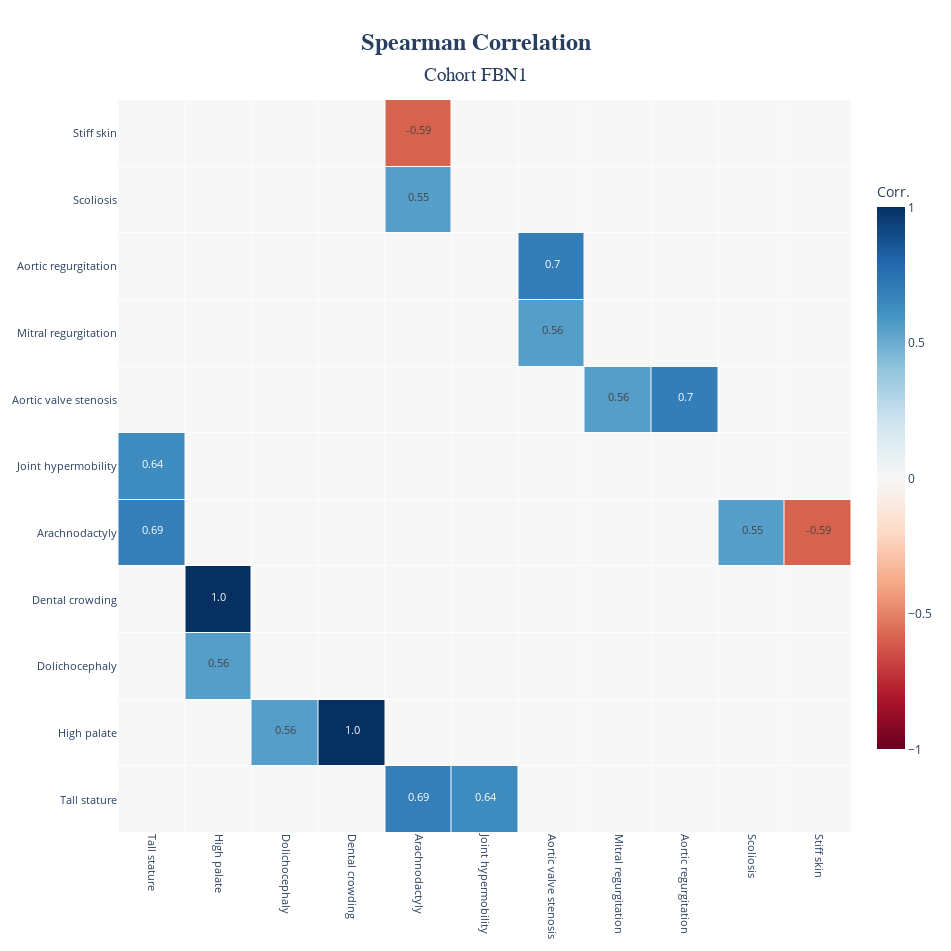

Notebook source saved alongside this figure:
### Markdown cell above
##### **Analysusing Data and Ploting the Heatmap**

### Code cell
correlation_type = "spearman"  # Can be "kendall"or "phi"
analyzer = HPOStatisticsAnalyzer(
    hpo_data = hpo_matrix,
    min_individuals_for_correlation_test=30)

analyzer.compute_correlation_matrix(
    stats_name=correlation_type,
    n_jobs=32,
    output_file='hpo_correlation_matrix_fbn1.xlsx',)

analyzer.plot_correlation_heatmap_with_significance( 
    correlation_type,
    lower_bound=-0.55,
    upper_bound=0.55,
    title_name=f"Cohort {cohort_name}",
    output_file='heatmap_fbn1.html')

### Figure 1 — Plotly figure (JSON) as saved in the notebook; plotly's stock layout.template omitted (floating-point values rounded to 4 significant figures)
{"data": [{"colorbar": {"len": 0.8, "thickness": 28, "title": {"text": "Corr."}}, "colorscale": [[0, "rgb(103,0,31)"], [0.1, "rgb(178,24,43)"], [0.2, "rgb(214,96,77)"], [0.3, "rgb(244,165,130)"], [0.4, "rgb(253,219,199)"], [0.5, "rgb(247,247,247)"], [0.6, "rgb(209,229,240)"], [0.7, "rgb(146,197,222)"], [0.8, "rgb(67,147,195)"], [0.9, "rgb(33,102,172)"], [1, "rgb(5,48,97)"]], "hoverinfo": "text", "hovertext": [["", "", "", "", "<b>X</b>: Arachnodactyly<br><b>Y</b>: Tall stature<br><b>Corr</b>: 0.69<br><b>p-val</b>: 0.000000", "<b>X</b>: Joint hypermobility<br><b>Y</b>: Tall stature<br><b>Corr</b>: 0.64<br><b>p-val</b>: 0.000000", "", "", "", "", ""], ["", "", "<b>X</b>: Dolichocephaly<br><b>Y</b>: High palate<br><b>Corr</b>: 0.56<br><b>p-val</b>: 0.000059", "<b>X</b>: Dental crowding<br><b>Y</b>: High palate<br><b>Corr</b>: 1.00<br><b>p-val</b>: 0.000000", "", "", "", "", "", "", ""], ["", "<b>X</b>: High palate<br><b>Y</b>: Dolichocephaly<br><b>Corr</b>: 0.56<br><b>p-val</b>: 0.000059", "", "", "", "", "", "", "", "", ""], ["", "<b>X</b>: High palate<br><b>Y</b>: Dental crowding<br><b>Corr</b>: 1.00<br><b>p-val</b>: 0.000000", "", "", "", "", "", "", "", "", ""], ["<b>X</b>: Tall stature<br><b>Y</b>: Arachnodactyly<br><b>Corr</b>: 0.69<br><b>p-val</b>: 0.000000", "", "", "", "", "", "", "", "", "<b>X</b>: Scoliosis<br><b>Y</b>: Arachnodactyly<br><b>Corr</b>: 0.55<br><b>p-val</b>: 0.000000", "<b>X</b>: Stiff skin<br><b>Y</b>: Arachnodactyly<br><b>Corr</b>: -0.59<br><b>p-val</b>: 0.000001"], ["<b>X</b>: Tall stature<br><b>Y</b>: Joint hypermobility<br><b>Corr</b>: 0.64<br><b>p-val</b>: 0.000000", "", "", "", "", "", "", "", "", "", ""], ["", "", "", "", "", "", "", "<b>X</b>: Mitral regurgitation<br><b>Y</b>: Aortic valve stenosis<br><b>Corr</b>: 0.56<br><b>p-val</b>: 0.001113", "<b>X</b>: Aortic regurgitation<br><b>Y</b>: Aortic valve stenosis<br><b>Corr</b>: 0.70<br><b>p-val</b>: 0.000014", "", ""], ["", "", "", "", "", "", "<b>X</b>: Aortic valve stenosis<br><b>Y</b>: Mitral regurgitation<br><b>Corr</b>: 0.56<br><b>p-val</b>: 0.001113", "", "", "", ""], ["", "", "", "", "", "", "<b>X</b>: Aortic valve stenosis<br><b>Y</b>: Aortic regurgitation<br><b>Corr</b>: 0.70<br><b>p-val</b>: 0.000014", "", "", "", ""], ["", "", "", "", "<b>X</b>: Arachnodactyly<br><b>Y</b>: Scoliosis<br><b>Corr</b>: 0.55<br><b>p-val</b>: 0.000000", "", "", "", "", "", ""], ["", "", "", "", "<b>X</b>: Arachnodactyly<br><b>Y</b>: Stiff skin<br><b>Corr</b>: -0.59<br><b>p-val</b>: 0.000001", "", "", "", "", "", ""]], "text": [["", "", "", "", "0.69", "0.64", "", "", "", "", ""], ["", "", "0.56", "1.0", "", "", "", "", "", "", ""], ["", "0.56", "", "", "", "", "", "", "", "", ""], ["", "1.0", "", "", "", "", "", "", "", "", ""], ["0.69", "", "", "", "", "", "", "", "", "0.55", "-0.59"], ["0.64", "", "", "", "", "", "", "", "", "", ""], ["", "", "", "", "", "", "", "0.56", "0.7", "", ""], ["", "", "", "", "", "", "0.56", "", "", "", ""], ["", "", "", "", "", "", "0.7", "", "", "", ""], ["", "", "", "", "0.55", "", "", "", "", "", ""], ["", "", "", "", "-0.59", "", "", "", "", "", ""]], "texttemplate": "<span style='font-size:11px'>%{text}</span>", "type": "heatmap", "x": ["Tall stature", "High palate", "Dolichocephaly", "Dental crowding", "Arachnodactyly", "Joint hypermobility", "Aortic valve stenosis", "Mitral regurgitation", "Aortic regurgitation", "Scoliosis", "Stiff skin"], "xgap": 1, "y": ["Tall stature", "High palate", "Dolichocephaly", "Dental crowding", "Arachnodactyly", "Joint hypermobility", "Aortic valve stenosis", "Mitral regurgitation", "Aortic regurgitation", "Scoliosis", "Stiff skin"], "ygap": 1, "z": [[0, 0, 0, 0, 0.6895, 0.6351, 0, 0, 0, 0, 0], [0, 0, 0.5564, 1, 0, 0, 0, 0, 0, 0, 0], [0, 0.5564, 0, 0, 0, 0, 0, 0, 0, 0, 0], [0, 1, 0, 0, 0, 0, 0, 0, 0, 0, 0], [0.6895, 0, 0, 0, 0, 0, 0, 0, 0, 0.5516, -0.5948], [0.6351, 0, 0, 0, 0, 0, 0, 0, 0, 0, 0], [0, 0, 0, 0, 0, 0, 0, 0.5578, 0.6952, 0, 0], [0, 0, 0, 0, 0, 0, 0.5578, 0, 0, 0, 0], [0, 0, 0, 0, 0, 0, 0.6952, 0, 0, 0, 0], [0, 0, 0, 0, 0.5516, 0, 0, 0, 0, 0, 0], [0, 0, 0, 0, -0.5948, 0, 0, 0, 0, 0, 0]], "zmax": 1, "zmid": 0, "zmin": -1}], "layout": {"height": 951, "plot_bgcolor": "rgba(240,240,240,0.1)", "title": {"font": {"family": "Arial", "size": 24}, "text": "<b>Spearman Correlation</b><br><span style='font-size:0.8em'>Cohort FBN1</span>", "x": 0.5, "xanchor": "center", "yanchor": "top"}, "width": 951, "xaxis": {"tickangle": 90, "tickfont": {"size": 11}}, "yaxis": {"scaleanchor": "x", "scaleratio": 1, "tickfont": {"size": 11}}}}
